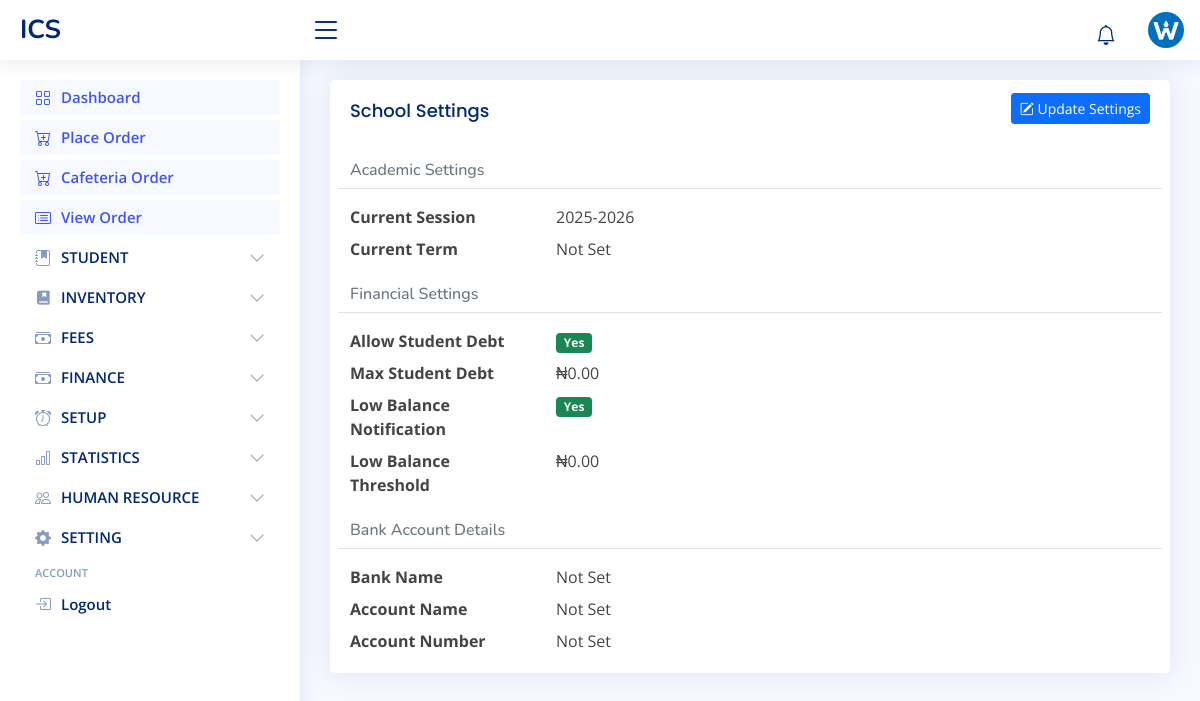
/school-setting/ (signed in), run on the app's committed database.
### admin_site/models.py (models this page shows)
class SchoolInfoModel(models.Model):
    name = models.CharField(max_length=250)
    short_name = models.CharField(max_length=50)
    logo = models.FileField(upload_to='images/logo', blank=True, null=True)
    mobile = models.CharField(max_length=20)
    email = models.EmailField()
    address = models.CharField(max_length=255)
    def __str__(self):
        return self.short_name.upper()

class SchoolSettingModel(models.Model):
    allow_student_debt = models.BooleanField(default=True)
    auto_low_balance_notification = models.BooleanField(default=True)
    max_student_debt = models.DecimalField(max_digits=10, decimal_places=2)
    low_balance = models.DecimalField(max_digits=10, decimal_places=2)
    allow_refund = models.BooleanField(default=False)
    auto_generate_student_id = models.BooleanField(default=True)
    session = models.ForeignKey(SessionModel, on_delete=models.SET_NULL, null=True, blank=True)
    term = models.ForeignKey(TermModel, on_delete=models.SET_NULL, null=True, blank=True)
    account_name = models.CharField(max_length=200, null=True, blank=True)
    account_number = models.CharField(max_length=20, null=True, blank=True)
    bank = models.CharField(max_length=100, null=True, blank=True)

class SessionModel(models.Model):
    start_year = models.PositiveIntegerField()
    end_year = models.PositiveIntegerField()
    SEPERATOR = (('-', '-'), ('/', '/'))
    seperator = models.CharField(max_length=1, choices=SEPERATOR, default='-')
    def __str__(self):
        return f"{self.start_year}{self.seperator}{self.end_year}"

### admin_site/views.py (the view)
# urls.py: path('school-setting/', SchoolSettingDetailView.as_view(), name='school_setting_detail'),
class SchoolSettingDetailView(LoginRequiredMixin, PermissionRequiredMixin, DetailView):
    model = SchoolSettingModel
    permission_required = 'admin_site.view_schoolsettingmodel'
    template_name = 'admin_site/school_setting/detail.html'
    context_object_name = "school_setting"
    def dispatch(self, request, *args, **kwargs):
        if not SchoolSettingModel.objects.exists():
            messages.info(request, "Please create the school settings first.")
            return redirect(reverse('school_setting_create'))
        return super().dispatch(request, *args, **kwargs)
    def get_object(self, queryset=None):
        return SchoolSettingModel.objects.first()

### admin_site/context_processor.py (called while the page is built)
def school_info(request):
    info = SchoolInfoModel.objects.first()
    return {
        'school_info': info,
    }

### admin_site/templates/admin_site/school_setting/detail.html
{% extends 'admin_site/layout.html' %}
{% load humanize %}
{% block 'main' %}
<div class="col-12">
    <div class="card">
        <div class="card-body">
            <div class="d-flex justify-content-between align-items-center">
                <h5 class="card-title mb-0">School Settings</h5>
                <a href="{% url 'school_setting_edit' school_setting.pk %}" class="btn btn-primary btn-sm">
                    <i class="bi bi-pencil-square"></i> Update Settings
                </a>
            </div>
            <h6 class="card-subtitle mt-4 mb-2 text-muted">Academic Settings</h6>
            <div class="row border-top pt-3">
                <div class="col-lg-3 col-md-4 label fw-bold">Current Session</div>
                <div class="col-lg-9 col-md-8">{{ school_setting.session|default:"Not Set" }}</div>
            </div>
            <div class="row mt-2">
                <div class="col-lg-3 col-md-4 label fw-bold">Current Term</div>
                <div class="col-lg-9 col-md-8">{{ school_setting.get_term_display|default:"Not Set" }}</div>
            </div>
            <h6 class="card-subtitle mt-4 mb-2 text-muted">Financial Settings</h6>
            <div class="row border-top pt-3">
                <div class="col-lg-3 col-md-4 label fw-bold">Allow Student Debt</div>
                <div class="col-lg-9 col-md-8">
                    {% if school_setting.allow_student_debt %}
                        <span class="badge bg-success">Yes</span>
                    {% else %}
                        <span class="badge bg-danger">No</span>
                    {% endif %}
                </div>
            </div>
            <div class="row mt-2">
                <div class="col-lg-3 col-md-4 label fw-bold">Max Student Debt</div>
                <div class="col-lg-9 col-md-8">₦{{ school_setting.max_student_debt|intcomma }}</div>
            </div>
            <div class="row mt-2">
                <div class="col-lg-3 col-md-4 label fw-bold">Low Balance Notification</div>
                <div class="col-lg-9 col-md-8">
                    {% if school_setting.auto_low_balance_notification %}
                        <span class="badge bg-success">Yes</span>
                    {% else %}
                        <span class="badge bg-danger">No</span>
                    {% endif %}
                </div>
            </div>
            <div class="row mt-2">
                <div class="col-lg-3 col-md-4 label fw-bold">Low Balance Threshold</div>
                <div class="col-lg-9 col-md-8">₦{{ school_setting.low_balance|intcomma }}</div>
            </div>
            <h6 class="card-subtitle mt-4 mb-2 text-muted">Bank Account Details</h6>
            <div class="row border-top pt-3">
                <div class="col-lg-3 col-md-4 label fw-bold">Bank Name</div>
                <div class="col-lg-9 col-md-8">{{ school_setting.bank|default:"Not Set" }}</div>
            </div>
            <div class="row mt-2">
                <div class="col-lg-3 col-md-4 label fw-bold">Account Name</div>
                <div class="col-lg-9 col-md-8">{{ school_setting.account_name|default:"Not Set" }}</div>
            </div>
            <div class="row mt-2">
                <div class="col-lg-3 col-md-4 label fw-bold">Account Number</div>
                <div class="col-lg-9 col-md-8">{{ school_setting.account_number|default:"Not Set" }}</div>
            </div>
        </div>
    </div>
</div>
{% endblock %}

### admin_site/templates/admin_site/layout.html (shortened to what this page needs)
<!DOCTYPE html>
{% load static %}
<html lang="en">
<head>
    <link href="{% static 'admin_site/vendor/bootstrap/css/bootstrap.min.css' %}" rel="stylesheet">
    <link href="{% static 'admin_site/vendor/bootstrap-icons/bootstrap-icons.css' %}" rel="stylesheet">
    <link href="{% static 'admin_site/vendor/boxicons/css/boxicons.min.css' %}" rel="stylesheet">
    <link href="{% static 'admin_site/vendor/quill/quill.snow.css' %}" rel="stylesheet">
    <link href="{% static 'admin_site/vendor/quill/quill.bubble.css' %}" rel="stylesheet">
    <link href="{% static 'admin_site/vendor/remixicon/remixicon.css' %}" rel="stylesheet">
    <link href="{% static 'admin_site/vendor/simple-datatables/style.css' %}" rel="stylesheet">
    <link href="{% static 'admin_site/styles/style.css' %}" rel="stylesheet">
</head>
<body>
<header class="header non-printable fixed-top d-flex align-items-center" id="header">
    <div class="d-flex align-items-center justify-content-between">
        <a class="logo d-flex align-items-center" href="% url 'admin_dashboard' %}">
            <span class="d-none d-lg-block">{{ school_info|upper }}</span>
        </a>
        <i class="bi bi-list toggle-sidebar-btn"></i>
    </div>
    <nav class="header-nav ms-auto">
        <ul class="d-flex align-items-center">
            <li class="nav-item dropdown">
          <a class="nav-link nav-icon" href="#" data-bs-toggle="dropdown">
            <i class="bi bi-bell"></i>
          </a>
        </li>
            <li class="nav-item dropdown pe-3">
                <a class="nav-link nav-profile d-flex align-items-center pe-0" data-bs-toggle="dropdown" href="#">
                    {% if user.is_superuser %}
                    <img alt="Profile" class="rounded-circle" src="{{ school_info.logo.url }}">
                    {% else %}
                    {% if user.profile.staff.image %}
                    <img alt="Profile" class="rounded-circle" src="{{user.profile.staff.image.url}}">
                    {% else %}
                    <img alt="Profile" class="rounded-circle" src="{% static 'admin_site/images/default_image.jpg' %}">
                    {% endif %}
                    {% endif %}
                </a>
            </li>
        </ul>
    </nav>
</header>
<aside class="sidebar non-printable" id="sidebar" style="">
    <ul class="sidebar-nav" id="sidebar-nav">
        <li class="nav-item">
            <a class="nav-link" href="{% url 'admin_dashboard' %}">
                <i class="bi bi-grid"></i>
                <span>Dashboard</span>
            </a>
        </li>
        {% if 'inventory.add_salemodel' in perms  %}
        <li class="nav-item">
            <a class="nav-link" href="{% url 'place_order' %}">
                <i class="bi bi-cart-plus"></i>
                <span>Place Order</span>
            </a>
        </li>
        {% endif %}
        {% if 'inventory.add_salemodel' in perms  %}
        <li class="nav-item">
            <a class="nav-link" href="{% url 'cafeteria_collection_live' %}">
                <i class="bi bi-cart-plus"></i>
                <span>Cafeteria Order</span>
            </a>
        </li>
        {% endif %}
        {% if 'inventory.view_salemodel' in perms  %}
        <li class="nav-item">
            <a class="nav-link" href="{% url 'view_orders' %}">
                <i class="bi bi-card-list"></i>
                <span>View Order</span>
            </a>
        </li>
        {% endif %}
        {% if 'student.add_studentmodel' in perms or 'student.view_studentmodel' in perms  %}
        <li class="nav-item">
            <a class="nav-link collapsed" data-bs-target="#stud" data-bs-toggle="collapse" href="#">
                <i class="bi bi-journal-bookmark-fill"></i><span>STUDENT</span><i
                    class="bi bi-chevron-down ms-auto"></i>
            </a>
        </li>
        {% endif %}
        {% if 'inventory.add_stockinmodel' in perms or 'inventory.view_productmodel' in perms  %}
        <li class="nav-item">
            <a class="nav-link collapsed" data-bs-target="#acad" data-bs-toggle="collapse" href="#">
                <i class="ri-book-mark-fill"></i><span>INVENTORY</span><i class="bi bi-chevron-down ms-auto"></i>
            </a>
        </li>
        {% endif %}
         {% if 'student.add_studentfundingmodel' in perms or 'student.view_studentfundingmodel' in perms or 'student.change_studentfundingmodel' in perms  %}
        <li class="nav-item">
            <a class="nav-link collapsed" data-bs-target="#fees" data-bs-toggle="collapse" href="#">
                <i class="bi bi-cash-stack"></i><span>FEES</span><i class="bi bi-chevron-down ms-auto"></i>
            </a>
        </li>
        {% endif %}
         {% if 'student.add_studentfundingmodel' in perms or 'student.view_studentfundingmodel' in perms or 'student.change_studentfundingmodel' in perms  %}
        <li class="nav-item">
            <a class="nav-link collapsed" data-bs-target="#fee" data-bs-toggle="collapse" href="#">
                <i class="bi bi-cash-stack"></i><span>FINANCE</span><i class="bi bi-chevron-down ms-auto"></i>
            </a>
        </li>
        {% endif %}
        {% if 'admin_site.add_classesmodel' in perms  %}
        <li class="nav-item">
            <a class="nav-link collapsed" data-bs-target="#sb_att" data-bs-toggle="collapse" href="#">
                <i class="bi bi-alarm"></i><span>SETUP</span><i class="bi bi-chevron-down ms-auto"></i>
            </a>
        </li>
        {% endif %}
        {% if 'inventory.change_salemodel' in perms  %}
        <li class="nav-item">
            <a class="nav-link collapsed" data-bs-target="#result" data-bs-toggle="collapse" href="#">
                <i class="bi bi-bar-chart"></i><span>STATISTICS</span><i class="bi bi-chevron-down ms-auto"></i>
            </a>
        </li>
        {% endif %}
        {% if 'human_resource.add_staffmodel' in perms or 'human_resource.view_staffmodel' in perms or 'auth.add_group' in perms %}
        <li class="nav-item">
            <a class="nav-link collapsed" data-bs-target="#hr" data-bs-toggle="collapse" href="#">
                <i class="bi bi-people"></i><span>HUMAN RESOURCE</span><i class="bi bi-chevron-down ms-auto"></i>
            </a>
        </li>
        {% endif %}
        {% if 'admin_site.change_schoolinfomodel' in perms or 'admin_site.change_schoolsettingmodel' in perms  %}
        <li class="nav-item">
            <a class="nav-link collapsed" data-bs-target="#tables-nav" data-bs-toggle="collapse" href="#">
                <i class="bi bi-gear-fill"></i><span>SETTING</span><i class="bi bi-chevron-down ms-auto"></i>
            </a>
        </li>
        {% endif %}
        <li class="nav-heading">Account</li>
        <li class="nav-item">
            <a class="nav-link collapsed" href="% url 'logout' %}">
                <i class="bi bi-box-arrow-in-right"></i>
                <span>Logout</span>
            </a>
        </li>
    </ul>
</aside>
<main class="main" id="main">
    <section class="section dashboard">
        {% block 'main' %} {% endblock %}
    </section>
</main>
</body>
</html>

### admin_site/static/admin_site/styles/style.css (style rules this page uses)
:root { scroll-behavior: smooth; }
body { font-family: "Open Sans", sans-serif; background: #f6f9ff; color: #444444; }
a { color: #4154f1; text-decoration: none; }
h1, h2, h3, h4, h5, h6 { font-family: "Nunito", sans-serif; }
#main { margin-top: 60px; padding: 20px 30px; transition: all 0.3s; }
.card { margin-bottom: 30px; border: none; border-radius: 5px; box-shadow: 0px 0 30px rgba(1, 41, 112, 0.1); }
.card-title { padding: 20px 0 15px 0; font-size: 18px; font-weight: 500; color: #012970; font-family: "Poppins", sans-serif; }
.card-body { padding: 0 20px 20px 20px; }
.logo { line-height: 1; }
@media (min-width: 1200px) { .logo { width: 280px; } }
.logo span { font-size: 26px; font-weight: 700; color: #012970; font-family: "Nunito", sans-serif; }
.header { transition: all 0.5s; z-index: 997; height: 60px; box-shadow: 0px 2px 20px rgba(1, 41, 112, 0.1); background-color: #fff; padding-left: 20px; }
.header .toggle-sidebar-btn { font-size: 32px; padding-left: 10px; cursor: pointer; color: #012970; }
.header-nav ul { list-style: none; }
.header-nav > ul { margin: 0; padding: 0; }
.header-nav .nav-icon { font-size: 20px; color: #012970; }
.header-nav .nav-profile { color: #012970; }
.header-nav .nav-profile img { max-height: 36px; }
.sidebar { position: fixed; top: 60px; left: 0; bottom: 0; width: 300px; z-index: 996; transition: all 0.3s; padding: 20px; overflow-y: auto; scrollbar-width: thin; scrollbar-color: #aab7cf transparent; box-shadow: 0px 0px 20px rgba(1, 41, 112, 0.1); background-color: #fff; }
@media (min-width: 1200px) { #main, #footer { margin-left: 300px; } }
.sidebar-nav { padding: 0; margin: 0; list-style: none; }
.sidebar-nav li { padding: 0; margin: 0; list-style: none; }
.sidebar-nav .nav-item { margin-bottom: 5px; }
.sidebar-nav .nav-heading { font-size: 11px; text-transform: uppercase; color: #899bbd; font-weight: 600; margin: 10px 0 5px 15px; }
.sidebar-nav .nav-link { display: flex; align-items: center; font-size: 15px; font-weight: 600; color: #4154f1; transition: 0.3; background: #f6f9ff; padding: 10px 15px; border-radius: 4px; }
.sidebar-nav .nav-link i { font-size: 16px; margin-right: 10px; color: #4154f1; }
.sidebar-nav .nav-link.collapsed { color: #012970; background: #fff; }
.sidebar-nav .nav-link.collapsed i { color: #899bbd; }
.sidebar-nav .nav-link .bi-chevron-down { margin-right: 0; transition: transform 0.2s ease-in-out; }

### admin_site/templates/admin_site/layout.html (style rules this page uses)
.nav-link { height:35px }

### data on the page
SchoolInfoModel: short_name "ICS", logo (picture)
SchoolSettingModel: session "2025-2026", max_student_debt "0.00", low_balance "0.00", bank "Not Set", account_name "Not Set", account_number "Not Set"

### other printed values
{{ school_setting.get_term_display|default:"Not Set" }} "Not Set"
